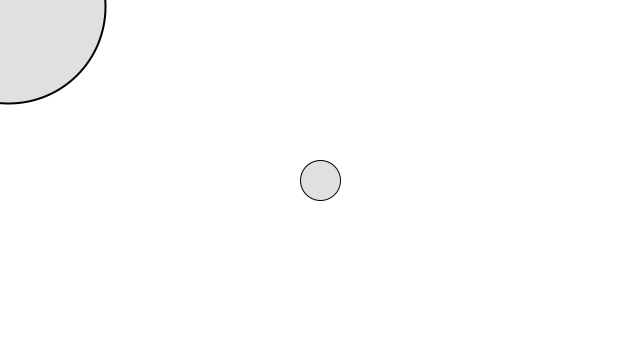
Frame 1 (no input)
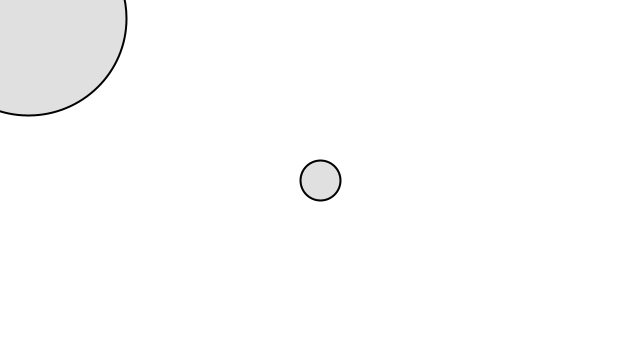
Frame 60 (the mouse pressed at the canvas centre just before this capture)
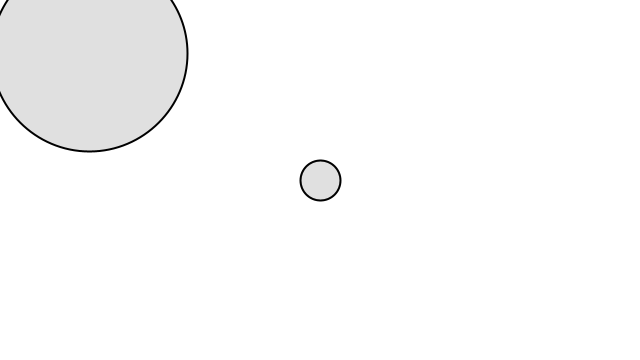
Frame 120 (the mouse held since frame 60 and released just before this capture)

The Processing sketch that drew these frames (run headless with seeded random() and noise(); from frame 60 on, the mouse is pressed at the canvas centre):

// Processing sketch: build
// ── build.pde
// Attractor class
class Attractor {
  float mass;
  PVector location;
  float G;

  Attractor() {
    location = new PVector(width/2,height/2);
    mass = 20;
    G = 0.4;
  }

  PVector attract(Mover m) {
    PVector force = PVector.sub(location, m.location);
    float distance = force.mag();
    distance = constrain(distance, 5.0, 25.0);

    force.normalize();
    float strength = (G * mass * m.mass) / (distance * distance);
    force.mult(strength);
    return force;
  }

  void display() {
    stroke(0);
    fill(175, 100);
    ellipse(location.x, location.y, mass*2, mass*2);
  }

}

// Mover Class
class Mover {

  PVector location;
  PVector velocity;
  PVector acceleration;
  float mass;

  Mover() {
    location = new PVector(random(5,10), random(5,10));
    velocity = new PVector(0, 0);
    acceleration = new PVector(0, 0);
    mass = random(5,10);
  }

  void update() {
    velocity.add(acceleration);
    location.add(velocity);
    // Reset acceleration
    acceleration.mult(0);
  }

  // F = MA
  void applyForce(PVector force) {
    // New vector
    PVector f = PVector.div(force, mass);
    acceleration.add(f);
  }

  void display() {
    stroke(0);
    strokeWeight(2);
    fill(175, 100);
    ellipse(location.x, location.y, mass*20, mass*20);
  }

  void checkEdges() {
    if (location.y > height) {
      velocity.x *= -0.9;
      location.y = height;
    }
  }

}


Mover m;
Attractor a;

void setup() {
  size(640, 360);
  m = new Mover();
  a = new Attractor();
}

void draw() {
  background(255);

  PVector gravity = new PVector(0, 0.003);
  m.applyForce(gravity);

  PVector force = a.attract(m);
  m.applyForce(force);

  m.update();
  a.display();
  m.display();
}
